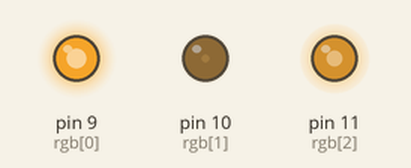
A sketch run on a simulated Arduino Uno, built with avr-gcc and run on an emulated ATmega328P. Shown: output pins drawn as LEDs (lit = HIGH). Random numbers use the default seed unless the sketch sets one.

Above: at 0.1 s.
At 4.1 s:
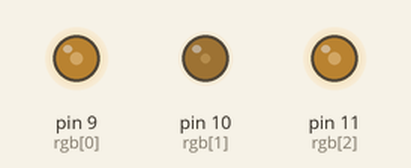
At 9.1 s:
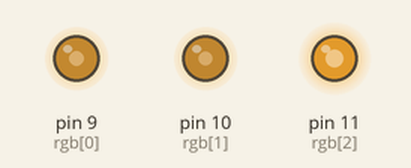
At 19.1 s:
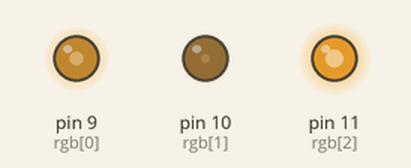
At 28.1 s:
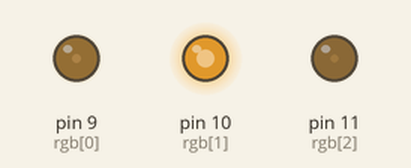
At 38.1 s:
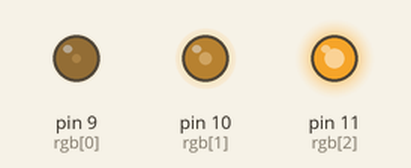
Timing chart, 0 to 40.0 s (numbered marks = the images above):
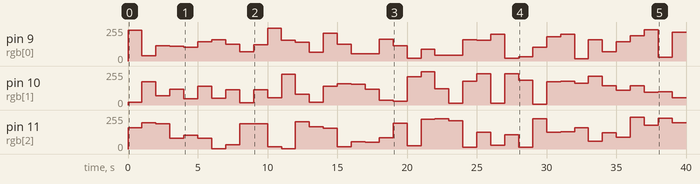

Measured:
- by itself, pin 10 (rgb[1]): 0/255 → 19/255 at 0.00 s, → 175/255 1.0 s later, → 68/255 1.0 s later, → 120/255 1.0 s later, … (40 changes in this stretch)
- by itself, pin 11 (rgb[2]): 0/255 → 158/255 at 0.00 s, → 197/255 1.0 s later, → 188/255 1.0 s later, → 80/255 1.0 s later, … (40 changes in this stretch)

The sketch:

RandomRGB.ino
```cpp
int rgb[3] = {9,10,11};
int randint = 0;

void setup() {
  // put your setup code here, to run once:
  for(int i = 0; i < 3; i++){
     pinMode(rgb[i], OUTPUT);
  }
}

void loop() {
  // put your main code here, to run repeatedly:
  for(int j = 0; j < 3; j++){
     randint = random(255);
     analogWrite(rgb[j], randint);
  }
  delay(1000);
}
```
